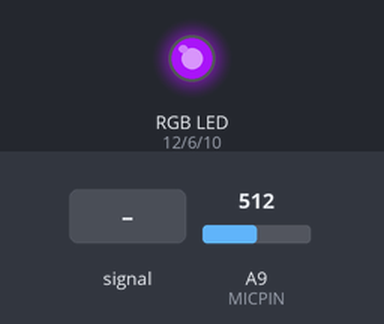
Simulated run of this sketch. Board: Arduino Mega 2560, built with avr-gcc and run on an emulated ATmega2560. Parts: an RGB LED mixed from three pins (HIGH = lit). Inputs (shaded band) come from the test bench; at power-on: A9 (MICPIN) = 512. Dim RGB values are drawn brighter than linear; random numbers use the default seed unless the sketch sets one.

Above: at 1.2 s.
1.3 s: A9 (MICPIN) fed a 200 Hz sine of ±255 counts around its level
At 1.46 s:
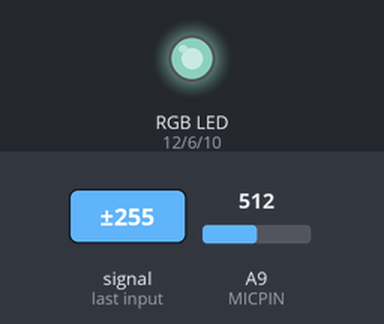
At 1.81 s:
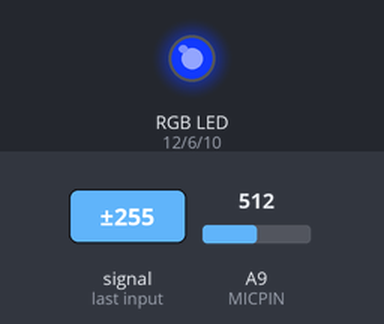
4.3 s: A9 (MICPIN) set to 716
At 5.5 s:
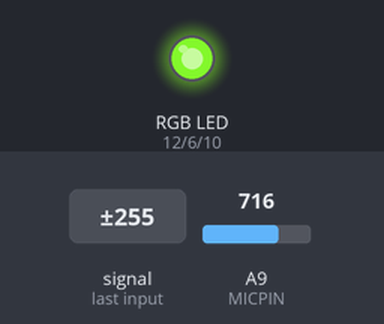
5.8 s: A9 (MICPIN) fed a 1000 Hz sine of ±255 counts around its level
8.8 s: A9 (MICPIN) set to 900
Timing chart, 0 to 11.3 s (numbered marks = the images above; inputs shaded):
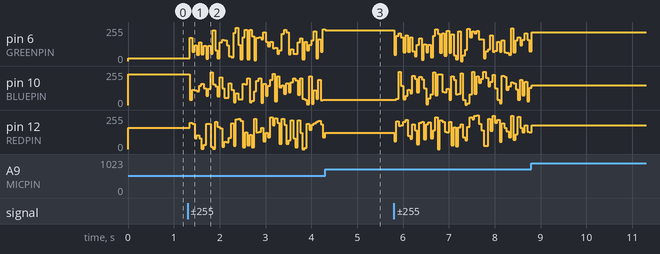

The sketch:

AudioReactiveFloraV2.ino
```cpp
//
/*
    Name:       AudioReactiveFloraV2.ino
    Created:	9/10/2018 11:58:38 PM
    Author:     LF-A\Kirsten
*/

const int maxScale = 8;
const int redZone = 5;
#define MICPIN A9
#define REDPIN 12
#define GREENPIN 6
#define BLUEPIN 10

const int sampleWindow = 50; // Sample window width in mS (50 mS = 20Hz)
unsigned int sample;
// The setup() function runs once each time the micro-controller starts
void setup()
{
	pinMode(REDPIN, OUTPUT);
	pinMode(GREENPIN, OUTPUT);
	pinMode(BLUEPIN, OUTPUT);
	analogWrite(BLUEPIN, random(0, 255));
	analogWrite(GREENPIN, random(0, 255));
	analogWrite(REDPIN, random(0, 255));
}

// Add the main program code into the continuous loop() function
void loop()
{
	unsigned long startMillis = millis();  // Start of sample window
	unsigned int peakToPeak = 0;   // peak-to-peak level

	unsigned int signalMax = 0;
	unsigned int signalMin = 2048;

	while (millis() - startMillis < sampleWindow)
	{
		sample = analogRead(MICPIN);
		if (sample < 1024)  // toss out spurious readings
		{
			if (sample > signalMax)
			{
				signalMax = sample;  // save just the max levels
			}
			else if (sample < signalMin)
			{
				signalMin = sample;  // save just the min levels
			}
		}
	}
	peakToPeak = signalMax - signalMin;
	// map 1v p-p level to the max scale of the display
	int displayPeak = map(peakToPeak, 0, 1023, 0, maxScale);

	// draw the new sample
	for (int i = 0; i <= maxScale; i++)
	{
		 if ((i < displayPeak) &&i < redZone) // draw in green
		{
			if (i == 1)
			{
				analogWrite(BLUEPIN, random(0, 255));
				analogWrite(GREENPIN, random(0, 255));
				analogWrite(REDPIN, random(0, 255));
				Serial.print("Beat");
			}

		}

	}

}
```
